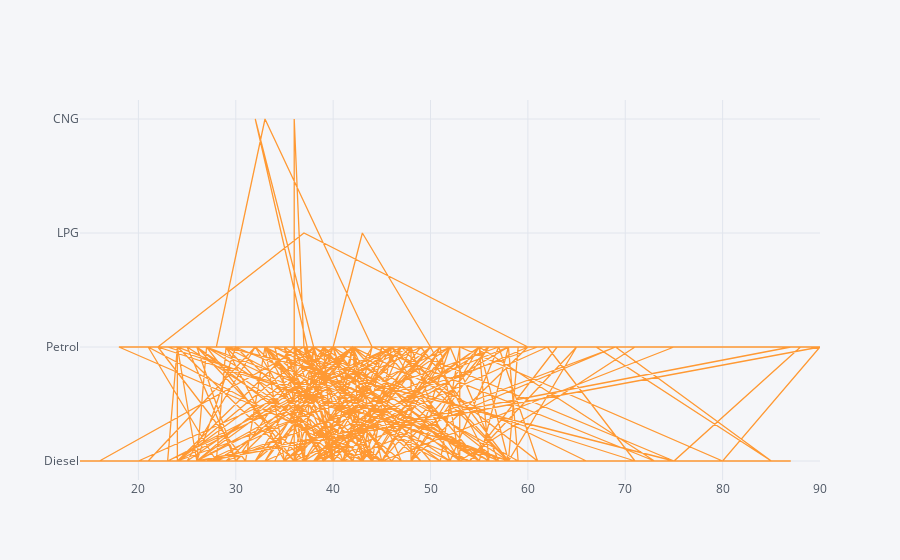
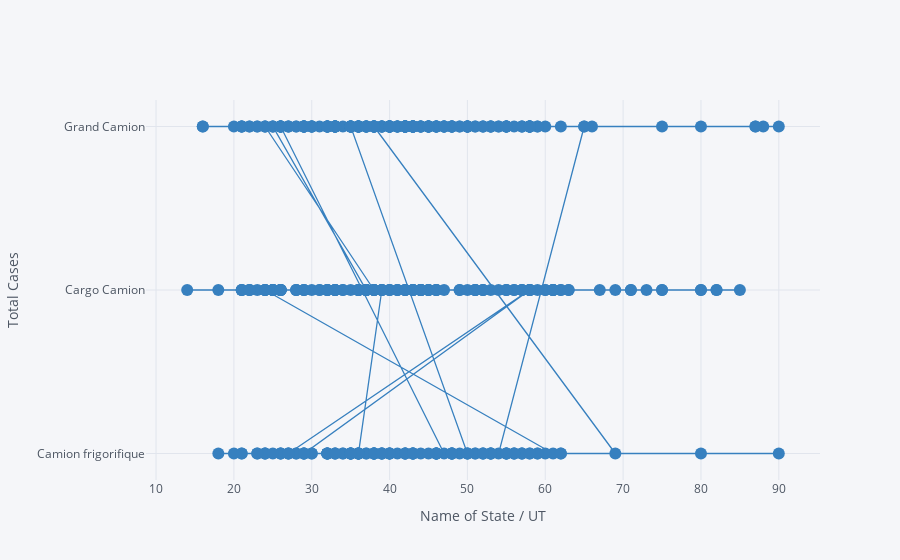

The notebook cell saved with these charts, in order:
### Code cell
df = pd.read_csv("MyDataset.csv")
df.iplot(kind='scatter',x='speed',y='fuel type')
df.iplot(kind='scatter',x='speed',y='Type Camion',mode='markers+lines',xTitle='Name of State / UT',yTitle='Total Cases',colors='blue')

### Figure 1 — Plotly figure (JSON) as saved in the notebook; plotly's stock layout.template omitted (floating-point values rounded to 4 significant figures; data arrays with more than 128 entries replaced by an {"elided": "..."} marker saying what was removed)
{"data": [{"line": {"color": "rgba(255, 153, 51, 1.0)", "dash": "solid", "shape": "linear", "width": 1.3}, "mode": "lines", "name": "fuel type", "text": "", "type": "scatter", "x": {"elided": "499 int values"}, "y": {"elided": "499 str values"}}], "layout": {"legend": {"bgcolor": "#F5F6F9", "font": {"color": "#4D5663"}}, "paper_bgcolor": "#F5F6F9", "plot_bgcolor": "#F5F6F9", "title": {"font": {"color": "#4D5663"}}, "xaxis": {"gridcolor": "#E1E5ED", "showgrid": true, "tickfont": {"color": "#4D5663"}, "title": {"font": {"color": "#4D5663"}, "text": ""}, "zerolinecolor": "#E1E5ED"}, "yaxis": {"gridcolor": "#E1E5ED", "showgrid": true, "tickfont": {"color": "#4D5663"}, "title": {"font": {"color": "#4D5663"}, "text": ""}, "zerolinecolor": "#E1E5ED"}}}

### Figure 2 — Plotly figure (JSON) as saved in the notebook; plotly's stock layout.template omitted (floating-point values rounded to 4 significant figures; data arrays with more than 128 entries replaced by an {"elided": "..."} marker saying what was removed)
{"data": [{"line": {"color": "rgba(55, 128, 191, 1.0)", "dash": "solid", "shape": "linear", "width": 1.3}, "marker": {"size": 12, "symbol": "circle"}, "mode": "markers+lines", "name": "Type Camion", "text": "", "type": "scatter", "x": {"elided": "499 int values"}, "y": {"elided": "499 str values"}}], "layout": {"legend": {"bgcolor": "#F5F6F9", "font": {"color": "#4D5663"}}, "paper_bgcolor": "#F5F6F9", "plot_bgcolor": "#F5F6F9", "title": {"font": {"color": "#4D5663"}}, "xaxis": {"gridcolor": "#E1E5ED", "showgrid": true, "tickfont": {"color": "#4D5663"}, "title": {"font": {"color": "#4D5663"}, "text": "Name of State / UT"}, "zerolinecolor": "#E1E5ED"}, "yaxis": {"gridcolor": "#E1E5ED", "showgrid": true, "tickfont": {"color": "#4D5663"}, "title": {"font": {"color": "#4D5663"}, "text": "Total Cases"}, "zerolinecolor": "#E1E5ED"}}}
